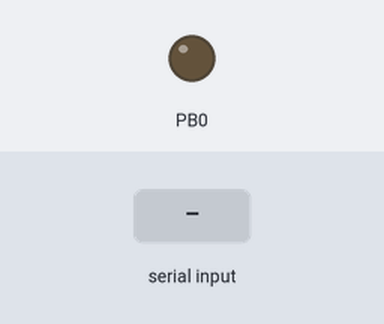
This program was run on a simulated ATmega328P, built with avr-gcc and emulated at 16 MHz. Parts: output pins drawn as LEDs (lit = HIGH). The test bench sets the inputs (shaded band).

Above: at 1.2 s.
1.3 s: "1" received over Serial
At 1.9 s:
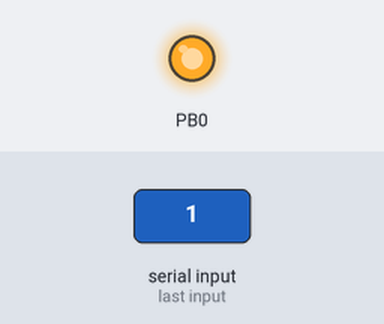
2.8 s: "0" received over Serial
At 3.1 s:
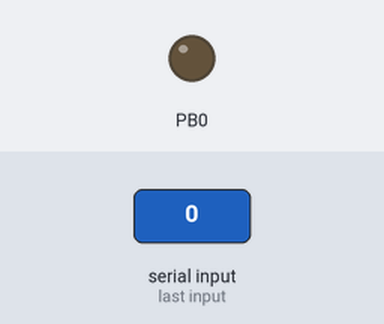
Timing chart, 0 to 5.8 s (numbered marks = the images above; inputs shaded):
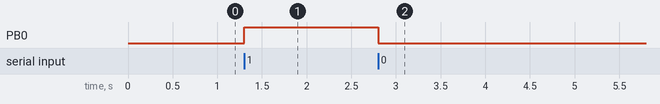

Measured:
- after the input at 1.3 s, PB0: LOW → HIGH at once
- after the input at 2.8 s, PB0: HIGH → LOW at once

The program:

rxSerial.c
```c
/*
 * rxSerial.c
 *
 *  Author: HHD
 */

#include <avr/io.h>
#include <avr/interrupt.h>

#define cbi(sfr, bit) (_SFR_BYTE(sfr) &= ~_BV(bit))
#define sbi(sfr, bit) (_SFR_BYTE(sfr) |= _BV(bit))

#define F_CPU	16000000
#define BUAD	9600
#define BRC		((F_CPU/16/BUAD) - 1)

#define RX_BUFFER_SIZE	128

char rxBuffer[RX_BUFFER_SIZE];
uint8_t rxReadPos = 0;
uint8_t rxWritePos = 0;

char getChar(void);
char peekChar(void);

int main(void)
{
	UBRR0H = (BRC >> 8);
	UBRR0L =  BRC;

	UCSR0B = (1 << RXEN0)  | (1 << RXCIE0);
	UCSR0C = (1 << UCSZ01) | (1 << UCSZ00);

	DDRB = (1 << PORTB0);

	sei();

	while(1)
	{
		char c = getChar();

		if(c == '1')
		{
			sbi(PORTB, PORTB0);
		}
		else if(c =='0')
		{
			cbi(PORTB, PORTB0);
		}
	}
}

char peekChar(void)
{
	char ret = '\0';

	if(rxReadPos != rxWritePos)
	{
		ret = rxBuffer[rxReadPos];
	}

	return ret;
}

char getChar(void)
{
	char ret = '\0';

	if(rxReadPos != rxWritePos)
	{
		ret = rxBuffer[rxReadPos];

		rxReadPos++;

		if(rxReadPos >= RX_BUFFER_SIZE)
		{
			rxReadPos = 0;
		}
	}

	return ret;
}

ISR(USART_RX_vect)
{
	rxBuffer[rxWritePos] = UDR0;

	rxWritePos++;

	if(rxWritePos >= RX_BUFFER_SIZE)
	{
		rxWritePos = 0;
	}
}
```
